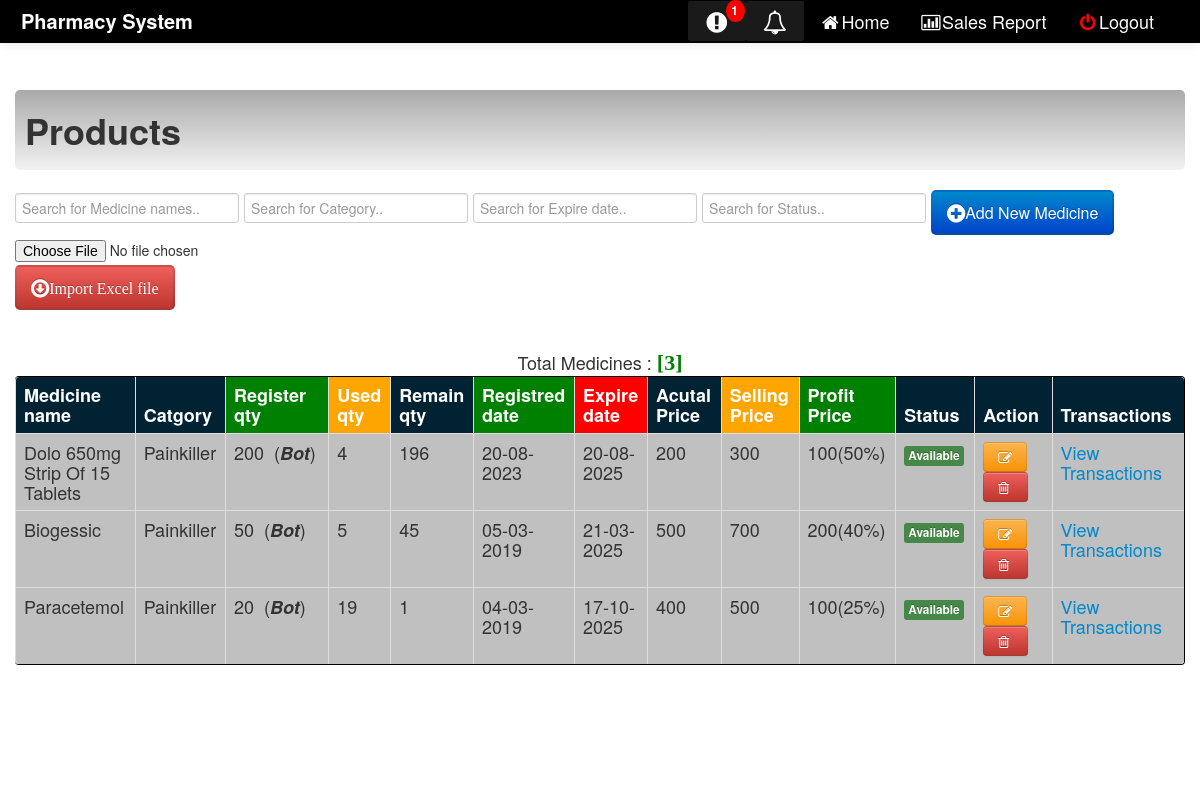
Screenshot of /product/view.php (signed in) with the database file from the repository.
### tables this page shows
CREATE TABLE `stock` (
  `id` int(100) NOT NULL,
  `bar_code` varchar(255) NOT NULL,
  `medicine_name` varchar(100) NOT NULL,
  `category` varchar(100) NOT NULL,
  `quantity` int(100) NOT NULL,
  `used_quantity` int(100) NOT NULL,
  `remain_quantity` int(100) NOT NULL,
  `act_remain_quantity` int(10) NOT NULL,
  `register_date` date NOT NULL,
  `expire_date` date NOT NULL,
  `company` varchar(100) NOT NULL,
  `sell_type` varchar(100) NOT NULL,
  `actual_price` int(100) NOT NULL,
  `selling_price` int(100) NOT NULL,
  `profit_price` varchar(100) NOT NULL,
  `status` varchar(100) NOT NULL
);

### product/view.php (the view, shortened to what this page needs)
<!DOCTYPE html>
<html>
<head>
    <link rel="stylesheet" type="text/css" href="../css/bootstrap.css">
  <link rel="stylesheet" type="text/css" href="../css/font-awesome.min.css">
  <link rel="stylesheet" type="text/css" href="../css/bootstrap-responsive.css">
  <link rel="stylesheet" type="text/css" href="../src/facebox.css">
  <link rel="stylesheet" type="text/css" href="../css/style.css">
</head>
<body>
  <body style="height: 100%">
  <div class="navbar navbar-inverse navbar-fixed-top">
      <div class="navbar-inner" style="background: #000;">
        <div class="container-fluid">
          <a class="brand" href="#"><b>Pharmacy System</b></a>
        <div class="nav-collapse">
            <ul class="nav pull-right">
               <li>
        <?php
        include("../dbcon.php");
          $quantity = "5";
          $select_sql1 = "SELECT * FROM stock where remain_quantity <= '$quantity' and status='Available'";
          $result1 = mysqli_query($con,$select_sql1);
          $row2 = $result1->num_rows;
         if($row2 == 0){
            echo ' <a  href="#" class="notification label-inverse" >
                <span class="icon-exclamation-sign icon-large"></span></a>';
          }else{
            echo ' <a  href="../qty_alert.php" class="notification label-inverse" id="popup">
                <span class="icon-exclamation-sign icon-large"></span>
                <span class="badge">'.$row2.'</span></a>';
          }
          ?>
        </li>
          <li>
            <?php
              $date = date('d-m-Y');
        $inc_date = date("Y-m-d", strtotime("+6 month", strtotime($date)));
        $select_sql = "SELECT  * FROM stock WHERE expire_date <= '$inc_date' and status='Available' ";
         $result =  mysqli_query($con,$select_sql);
          $row1 = $result->num_rows;
            if($row1 == 0){
                 echo ' <a  href="#" class="notification label-inverse" >
                <span class="icon-bell icon-large"></span></a>';
          }else{
            echo ' <a  href="../ex_alert.php" class="notification label-inverse" id="popup">
                <span class="icon-bell icon-large"></span>
                <span class="badge">'.$row1.'</span></a>';
            }
            ?>
          </li>
      <li><a href="../home.php?invoice_number=<?php echo $_GET['invoice_number']?>"><span class="icon-home"></span>Home</a></li>
         <li><a href="../sales_report.php?invoice_number=<?php echo $_GET['invoice_number']?>"><span class="icon-bar-chart"></span>Sales Report</a></li>
         <li><a href="../logout.php" class="link"><font color='red'><span class="icon-off"></span></font>Logout</a></li>
       </ul>
      </div>
        </div>
      </div>
  </div><br><br>
     <div class="container">
      <div class="contentheader">
      <h1>Products</h1>
       </div><br>
        <input type="text"  id="name_med1" size="4"  onkeyup="med_name1()" placeholder="Search for Medicine names.." title="Type in a name">
        <input type="text" size="4"  id="med_quantity" onkeyup="quanti()" placeholder="Search for Category.." title="Type in a quantity">
        <input type="text" size="4" id="med_exp_date" onkeyup="exp_date()" placeholder="Search for Expire date.." title="Type in a date">
        <input type="text" size="4" id="med_status" onkeyup="stat_search()" placeholder="Search for Status.." title="Type in a Status">
       <a href="index.php?invoice_number=<?php echo $_GET['invoice_number']?>" id="popup"><button class="btn-primary btn-large" name="submit"><span class="icon-plus-sign icon-large"></span>Add New Medicine</button></a>
           <form action="import_xls.php?invoice_number=<?php echo $_GET['invoice_number']?>" method="post"
            name="frmExcelImport" id="frmExcelImport" enctype="multipart/form-data">
            <div>
           <input type="file" name="file"
               id="file" accept=".xls,.xlsx" required>
            </div>
       <button class="btn-danger btn-large" name="submit"><span class="icon-download icon-large">Import Excel file</span></button>
        </form>
    </div><br>
    <?php
       include('../dbcon.php');
         $select_sql = "SELECT * FROM stock order by quantity";
         $select_query = mysqli_query($con,$select_sql);
         $row = mysqli_num_rows($select_query);
    ?>
      <div style="text-align:center;">
        Total Medicines : <font color="green" style="font:bold 22px 'Aleo';">[<?php echo $row;?>]</font>
      </div>
    <div class="container" style="overflow-x:auto; overflow-y: auto;">
    <form method="POST">
          <div style="overflow-x:auto; overflow-y: auto; height: 370px;">
          <table id="table0" class="table table-bordered" style="width: 100%; border-color: #000000 " >
           <thead>
             <tr style="background-color: #002233; color: #FFFFFF;" >
             <th width="3%">Medicine name</th>
             <th width="1%">Catgory</th>
             <th style="background-color: green;" width="5%">Register qty</th>
             <th style="background-color: orange;" width="1%">Used qty</th>
             <th  width="1%">Remain qty</th>
             <th style="background-color: green;" width="1%">Registred date</th>
             <th style="background-color: red;" width="1%">Expire date</th>
             <th width="2%">Acutal Price</th>
             <th style="background-color: orange" width="2%">Selling Price</th>
             <th style="background-color: green;" width="2%">Profit Price</th>
             <th width = "3%">Status</th>
             <th width = "5%">Action</th>
             <th width = "5%">Transactions</th>
             </tr>
           </thead>
            <tbody>
        <?php include("../dbcon.php"); ?>
        <?php $sql = "SELECT  id, medicine_name, category, quantity,used_quantity, remain_quantity,act_remain_quantity, register_date, expire_date, company, sell_type , actual_price, selling_price, profit_price, status FROM stock order by id desc"; ?>
        <?php $result =  mysqli_query($con,$sql); ?>
        <?php while( $row =  mysqli_fetch_array($result)) : ?>
        <tr style="background-color: #C0C0C0;">
              <td><?php echo $row['medicine_name']; ?></td>
            <td><?php echo $row['category']; ?></td>
            <td><?php echo $row['quantity']."&nbsp;&nbsp;(<strong><i>".$row['sell_type']."</i></strong>)"?></td>
            <td><?php echo $row['used_quantity']; ?></td>
            <td><?php echo $row['remain_quantity']; ?></td>
            <td><?php echo  date("d-m-Y", strtotime($row['register_date'])); ?></td>
            <td><?php echo date("d-m-Y", strtotime($row['expire_date'])); ?></td>
            <td><?php echo $row['actual_price']; ?></td>
            <td><?php echo $row['selling_price']; ?></td>
            <td><?php echo $row['profit_price']; ?></td>
            <td><?php $status = $row['status'];
                if($status == 'Available'){
                  echo '<span class="label label-success">'.$status.'</span>';
                }else{
                  echo '<span class="label label-danger">'.$status.'</span>';
                }
            ?></td>
            <td><a id="popup" href="update_view.php?id=<?php echo $row['id']?>&invoice_number=<?php echo $_GET['invoice_number']?>"><button class="btn btn-warning"><span class="icon-edit"></span></button></a>
          <button class="btn btn-danger delete" id="<?php echo $row['id']?>"><span class="icon-trash"></span>&nbsp;</button></td>
                <td>
                  <a href="transactions.php?invoice_number=<?php echo $_GET['invoice_number']?>&med_name=<?php echo $row['medicine_name']?>&exp_date=<?php echo $row['expire_date'] ?>">View Transactions</a>
                </td>
            </tr>
        <?php endwhile ?>
    </tbody>
           </table>
         </div>
      </form>
    </div>
 </body>
</html>

### css/style.css (style rules this page uses)
.notification { background-color: #233488; text-decoration: none; color: red; padding: 10px 26px; position: relative; display: inline-block; border-radius: 2px; }
.notification .badge { position: absolute; top: -1px; right: 1px; padding: 4px 7px 4px 5px; border-radius: 50%; background-color: red; color: white; }

### rows the page displays
stock: medicine_name "Dolo 650mg Strip Of 15 Tablets", category "Painkiller", quantity "200", sell_type "Bot", used_quantity "4", remain_quantity "196", register_date "20-08-2023", expire_date "20-08-2025", actual_price "200", selling_price "300", profit_price "100(50%)", status "Available"
stock: medicine_name "Biogessic", category "Painkiller", quantity "50", sell_type "Bot", used_quantity "5", remain_quantity "45", register_date "05-03-2019", expire_date "21-03-2025", actual_price "500", selling_price "700", profit_price "200(40%)", status "Available"
stock: medicine_name "Paracetemol", category "Painkiller", quantity "20", sell_type "Bot", used_quantity "19", remain_quantity "1", register_date "04-03-2019", expire_date "17-10-2025", actual_price "400", selling_price "500", profit_price "100(25%)", status "Available"

### other values shown
$row2 "1"
$row "3"
